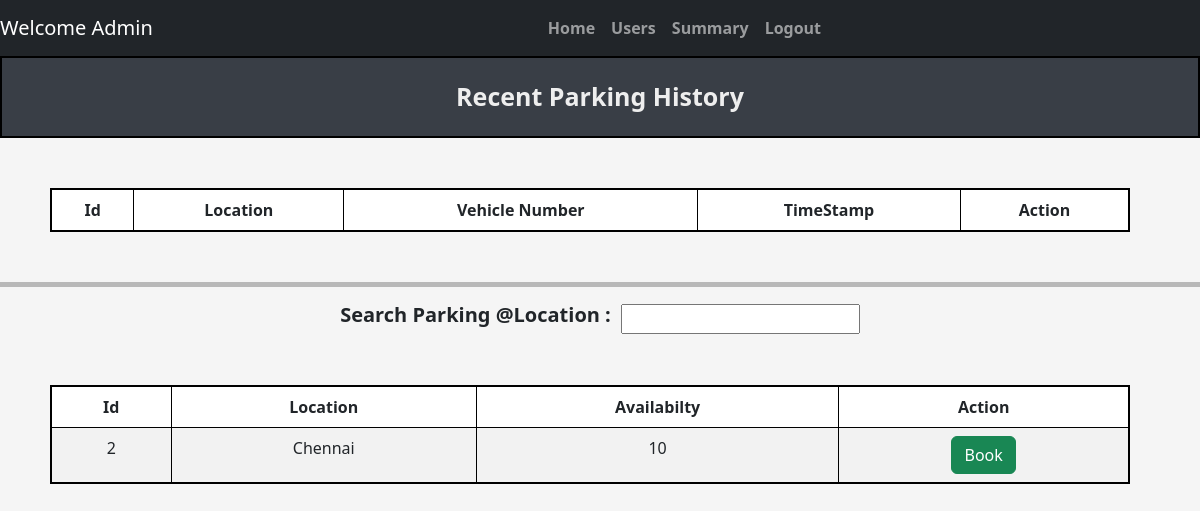
Page /user/dashboard (signed in) on the earlier database version.
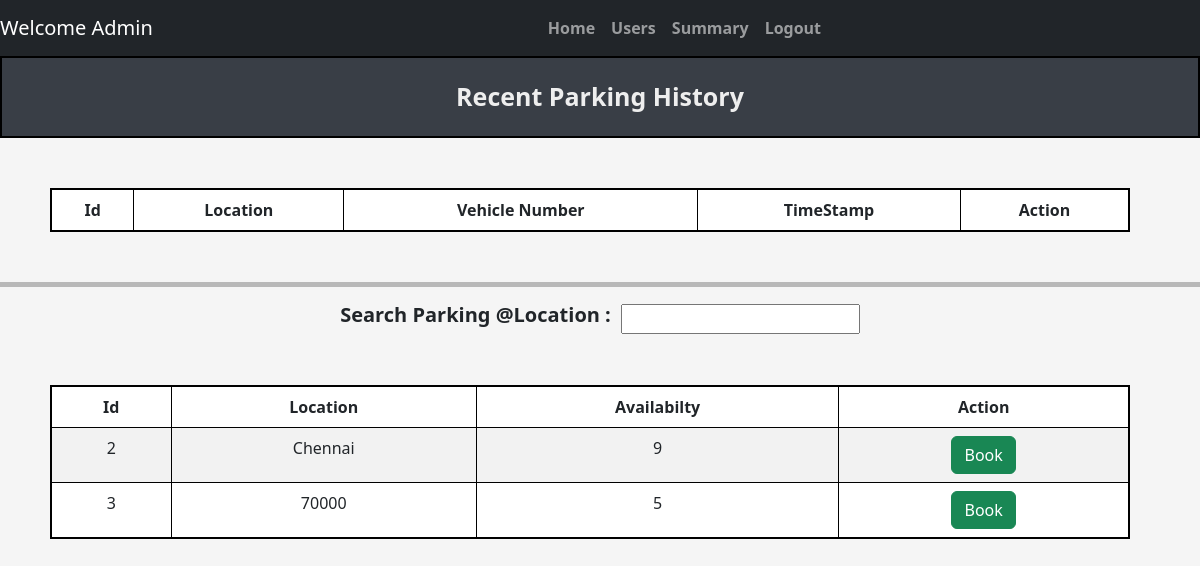
Same page on the later database version.
### tables this page shows
CREATE TABLE ParkingLot (
            lot_id INTEGER PRIMARY KEY AUTOINCREMENT,
            location_name TEXT NOT NULL,
            address TEXT NOT NULL,
            pincode TEXT NOT NULL,
            price INTEGER NOT NULL, 
            maxSpots INTEGER NOT NULL
        );

### controllers/user_controller.py (the view)
@user.route("/user/dashboard",methods = ['GET','POST'])
def dashboard():
    user_id = session['user_id']
    user_parking_data = getReserveParkingSpotData(user_id)
    availability_data = get_availability_data()
    print(user_parking_data)
    print(availability_data)
    return render_template("dashboard/user_dashboard.html",availability_data=availability_data, user_parking_data = user_parking_data)

### models/parking_lot.py (called while the page is built)
def get_availability_data():
    connection = sqlite3.connect(DATABASE_PARKING)
    cur = connection.cursor()
    cur.execute(
            '''
                select
                pl.lot_id,
                pl.address,
                Count(Case WHEN ps.status = 'A' THEN 1 END) As availabilty
                from ParkingLot PL
                Left Join
                ParkingSpots PS ON PL.lot_id = PS.lot_id
                Group By
                PL.lot_id,PL.address
            '''
            )
    result = cur.fetchall()
    connection.commit()
    connection.close()
    return result

def getReserveParkingSpotData(user_id):
    connection = sqlite3.connect(DATABASE_PARKING)
    cur = connection.cursor()
    print(user_id)
    cur.execute('''
                    select rp.spot_id,
                        pl.address AS location_name,
                        rp.vehicle_number,
                        rp.parking_timestamp,
                        ps.status,
                        pl.lot_id
                        from Reserve_Parking_Spot rp
                    JOIN
                        ParkingLot pl on pl.lot_id = rp.lot_id
                    JOIN
                        ParkingSpots ps on rp.spot_id = ps.spot_id AND rp.lot_id = ps.lot_id
                    where
                        rp.user_id = (?)
                ''',(user_id,)
                )
    result = cur.fetchall()
    connection.commit()
    connection.close()
    return result

### templates/dashboard/user_dashboard.html (shortened to what this page needs)
{% extends "navbar.html" %}
{% block content %}
    <div class="title"> Recent Parking History </div>
        <table style="text-align: center;" class="table table-striped table-css table-bordered ">
                <thead>
                    <tr>
                    <th scope="col">Id</th>
                    <th scope="col">Location</th>
                    <th scope="col">Vehicle Number</th>
                    <th scope="col">TimeStamp</th>
                    <th scope="col">Action</th>
                    </tr>
                </thead>
        </table>
        <hr style="height: 5px; background-color: black; border: none;">
        <div class="center-wrapper">
            <div class = "search_location">
                <span>
                    <h5><b>Search Parking @Location :</b></h5>
                    <input type="text" id="searchInput" onkeyup="filterTable()">
                </span>
            </div>
        </div>
        <table id="dataTable" style="text-align: center;" class="table table-striped table-css table-bordered ">
                <thead>
                    <tr>
                        <th scope="col">Id</th>
                        <th scope="col">Location</th>
                        <th scope="col">Availabilty</th>
                        <th scope="col">Action</th>
                    </tr>
                </thead>
                <tbody>
                    {% for lot in availability_data %}
                        <tr>
                            <td scope="row">{{ lot[0] }}</td>
                            <td>{{ lot[1] }}</td>
                            <td>{{ lot[2] }}</td>
                            <td>
                                <form method="POST" action="{{ url_for ('user.bookSpot') }}">
                                    <button type="submit" class="btn btn-success"> Book </button>
                                </form>
                        </tr>
                    {% endfor %}
                </tbody>
            </table>
{% endblock %}

### templates/navbar.html (shortened to what this page needs)
<!DOCTYPE html>
<html lang="en">
  <head>
    <link href="https://cdn.jsdelivr.net/npm/bootstrap@5.3.0/dist/css/bootstrap.min.css" rel="stylesheet">
    <link rel="stylesheet" href="{{ url_for('static', filename='css/style.css') }}">
</head>
<body>
  <nav class="navbar navbar-expand-lg navbar-dark bg-dark">
  <a class="navbar-brand" href="#">
    Welcome
    {{ session.get('name') }}</a>
  {% if session.get('role') == 'admin' %}
  <div
  style="align-items: center; justify-content: center; font-weight: bold;"
  class="collapse navbar-collapse" id="navbarSupportedContent">
    <ul class="navbar-nav mr-auto">
      <li class="nav-item active">
        <a class="nav-link" href="{{ url_for('admin.dashboard') }}">Home</a>
      </li>
      <li class="nav-item">
        <a class="nav-link" href="{{ url_for('admin.viewUsers') }}">Users</a>
      </li>
      <li class="nav-item">
        <a class="nav-link" href="{{ url_for('admin.summary') }}">Summary</a>
      </li>
      <li class="nav-item">
        <a class="nav-link" href="{{ url_for('auth.login')}}">Logout</a>
      </li>
    </ul>
  </div>
  {% endif %}
</nav>
  {% block content %} {% endblock %}
</body>
</html>

### static/css/style.css (style rules this page uses)
body { background-color: #f5f5f5; justify-content: center; }
.title { background-color: #393E46; border: 2px solid black; text-align: center; padding: 20px; font-weight: bold; font-size: 25px; margin-bottom: 20px; color: #EEEEEE; }
.table-css { margin: 50px; justify-content: center; width: 90vw; border: 2px solid black; }
.search_location span { display: flex; align-items: center; gap: 10px; }
.center-wrapper { display: flex; justify-content: center; align-items: center; }

Differences in the rows shown:
changed ParkingLot "Chennai": maxSpots "10" → "9"
added ParkingLot: lot_id "3", address "70000", maxSpots "5"
